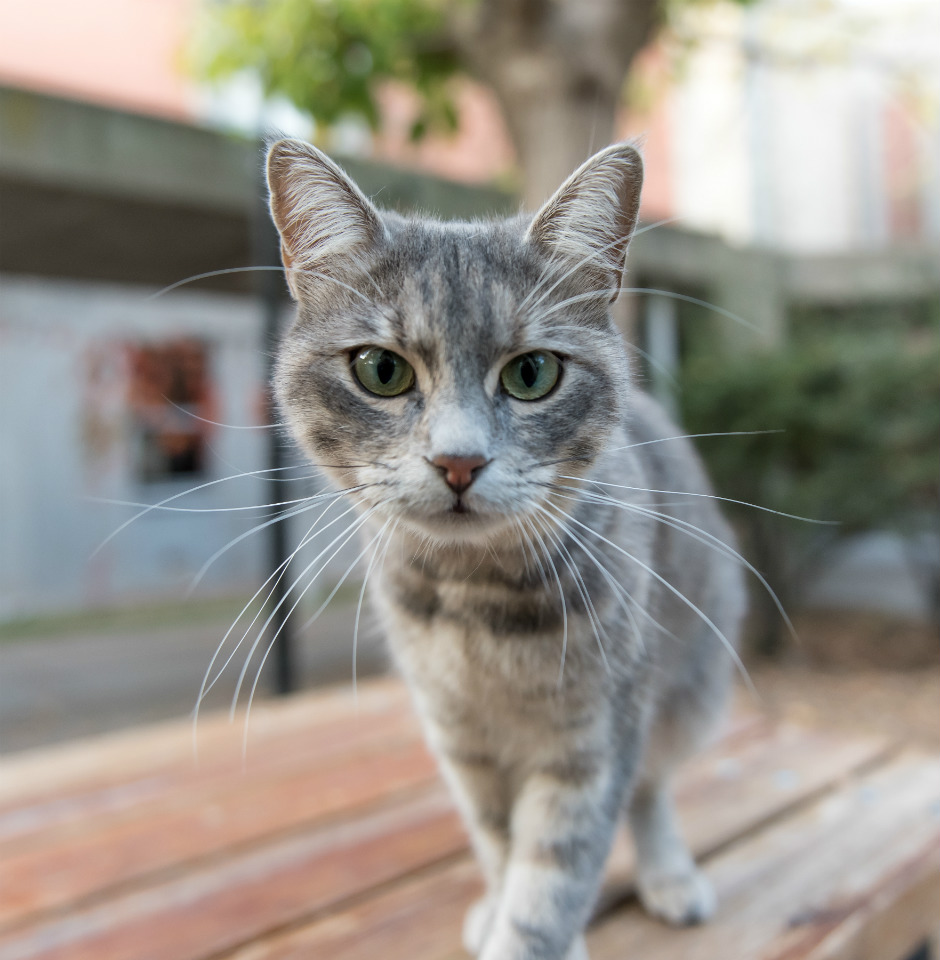
#> input picture UC.06: Object Detection (YOLO + Roboflow)/Object Detection/cat.jpg, 940 x 960 px, found by its file name
$ jupyter execute '1. Drawing a Bounding Box with OpenCV.ipynb'   (shell and % lines are left out)
#> lines starting #> are read from the running program, lines starting #| are printed output that depends on the picture
# **Tutorial:** Drawing a Bounding Box with OpenCV

In this tutorial, you will learn how to use the OpenCV library in Python to load an image and draw a bounding box around an object. This is a fundamental step before moving on to object detection with YOLO.

### **Step 1: Install OpenCV**

If you don't have OpenCV installed, you can install it using pip:

Verify the installed version number:

### **Step 2: Import Required Libraries**

Import the libraries you will use:

[cell 1]
import cv2
from matplotlib import pyplot as plt

### **Step 3: Load the Image**

Use OpenCV's `imread` function to load your image.

Replace the path with the location of your image file.

[cell 2]
# Load the image (change the path to your image file)
image_bgr = cv2.imread('/Users/eugenio/Documents/Notebooks_ArtificialIntelligence/5. Computer Vision/Object Detection/cat.jpg')
#> image_bgr is the input picture: shape (960, 940, 3); mean B, G, R 135.7, 144, 148.6

[cell 3]
# Print the shape of the image (height, width, channels)
print('Image shape:', image_bgr.shape)
#| Image shape: (960, 940, 3)

### **Step 4: Show the image**

[cell 4]
# Convert BGR to RGB for displaying with matplotlib
image_rgb = cv2.cvtColor(image_bgr, cv2.COLOR_BGR2RGB)

# Display the image
plt.imshow(image_rgb)
plt.show()

### **Step 5: Create the Bounding Box over the Image**

To draw a bounding box, use OpenCV's `rectangle` function.

You need to specify the coordinates of the **top-left** point $(x1, y1)$ and the **bottom-right** point $(x2, y2)$ of the bounding box.

The coordinates should be within the image dimensions

[cell 5]
x1, y1 = 250, 200  # Top-left corner
x2, y2 = 700, 900  # Bottom-right corner

# Draw the bounding box on the input image using cv2.rectangle
# Arguments: image, (x1, y1), (x2, y2), bounding box color in BGR, thickness
image_bgr_box = cv2.rectangle(image_bgr, (x1, y1), (x2, y2), (0, 255, 0), 15)  # Green box, thickness 15
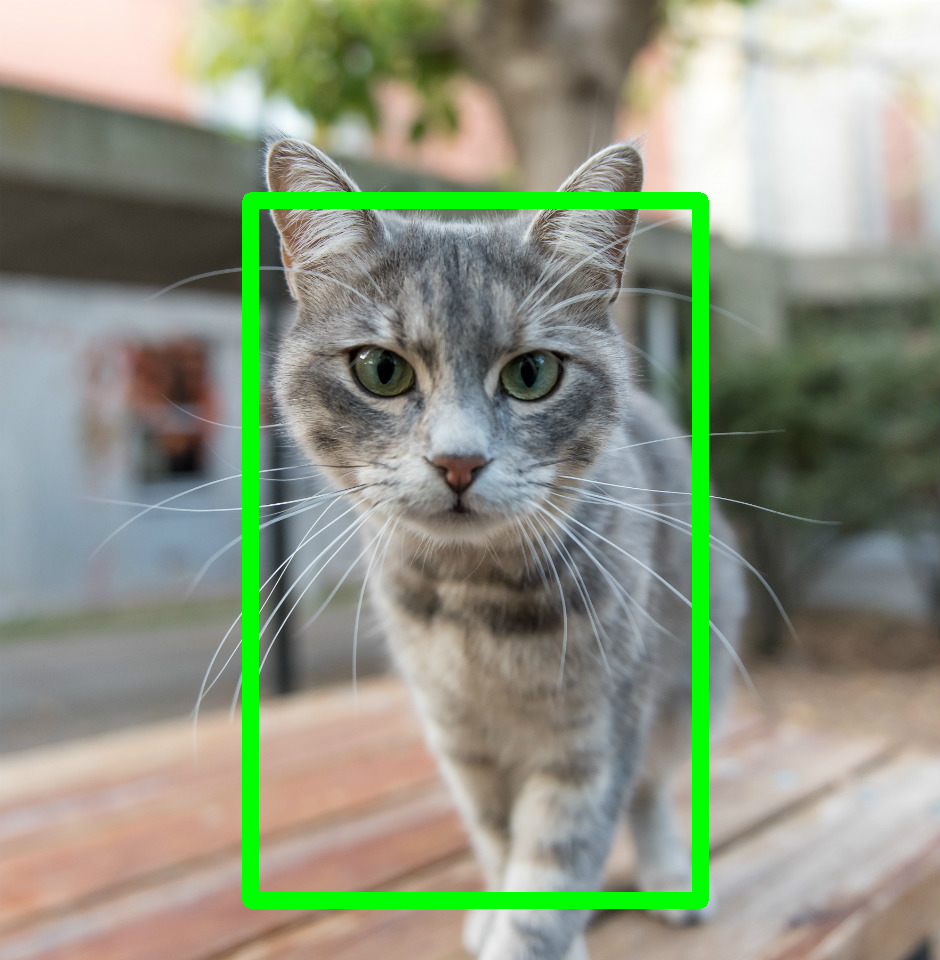
#> image_bgr_box: shape (960, 940, 3); mean B, G, R 129.8, 149, 142.3

### **Step 6: Display the Image and Bounding Box**

Finally, use matplotlib to display the image with the bounding box.

[cell 6]
# Convert the image from BGR (OpenCV format) to RGB (matplotlib format)
image_rgb_box = cv2.cvtColor(image_bgr_box, cv2.COLOR_BGR2RGB)

# Display the image
plt.imshow(image_rgb_box)
plt.show()
